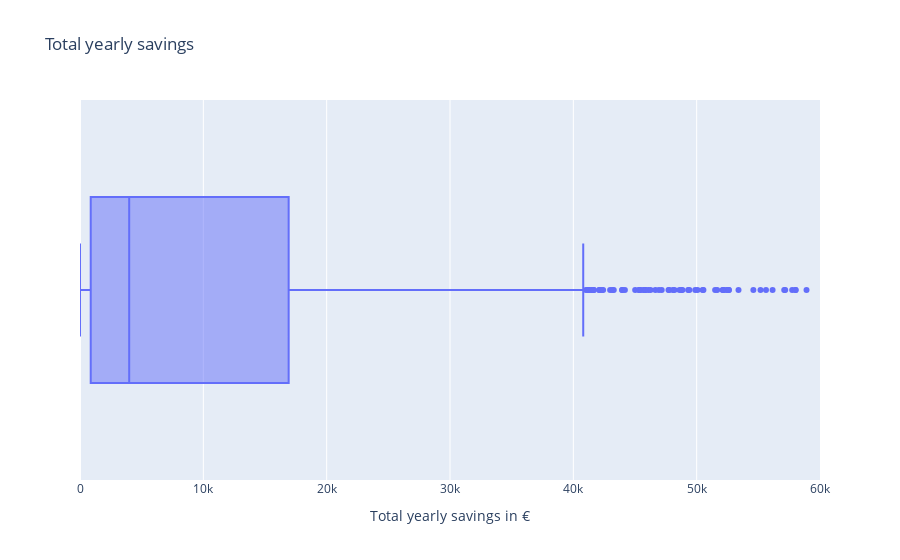

Here is the notebook cell this chart was saved with:
### Markdown cell above
## Yearly savings

### Code cell
abs_yearly_savings = abs_diff["total_yearly_costs_eur"]
abs_yearly_savings.name = "Total yearly savings in Eur"
print(abs_yearly_savings.describe().drop("count").to_markdown())

abs_tot_yearly_savings_fig_df = abs_diff.copy()
abs_tot_yearly_savings_fig_df = abs_tot_yearly_savings_fig_df.rename(columns={"total_yearly_costs_eur": "Savings"})
abs_tot_yearly_savings_fig = px.box(
    data_frame=abs_tot_yearly_savings_fig_df,
    x="Savings",
    title="Total yearly savings")
abs_tot_yearly_savings_fig.update_layout(xaxis_title="Total yearly savings in €", yaxis_title="")
abs_tot_yearly_savings_fig.update_xaxes(range=[0, 60e3])
abs_tot_yearly_savings_fig.show()

### Figure 1 — Plotly figure (JSON) as saved in the notebook; plotly's stock layout.template omitted (floating-point values rounded to 4 significant figures; data arrays with more than 128 entries replaced by an {"elided": "..."} marker saying what was removed)
{"data": [{"alignmentgroup": "True", "hovertemplate": "Savings=%{x}<extra></extra>", "legendgroup": "", "marker": {"color": "#636efa"}, "name": "", "notched": false, "offsetgroup": "", "orientation": "h", "showlegend": false, "type": "box", "x": {"elided": "1773 float values"}, "x0": " ", "xaxis": "x", "y0": " ", "yaxis": "y"}], "layout": {"boxmode": "group", "legend": {"tracegroupgap": 0}, "title": {"text": "Total yearly savings"}, "xaxis": {"anchor": "y", "domain": [0, 1], "range": [0, 60000], "title": {"text": "Total yearly savings in €"}}, "yaxis": {"anchor": "x", "domain": [0, 1], "title": {"text": ""}}}}
